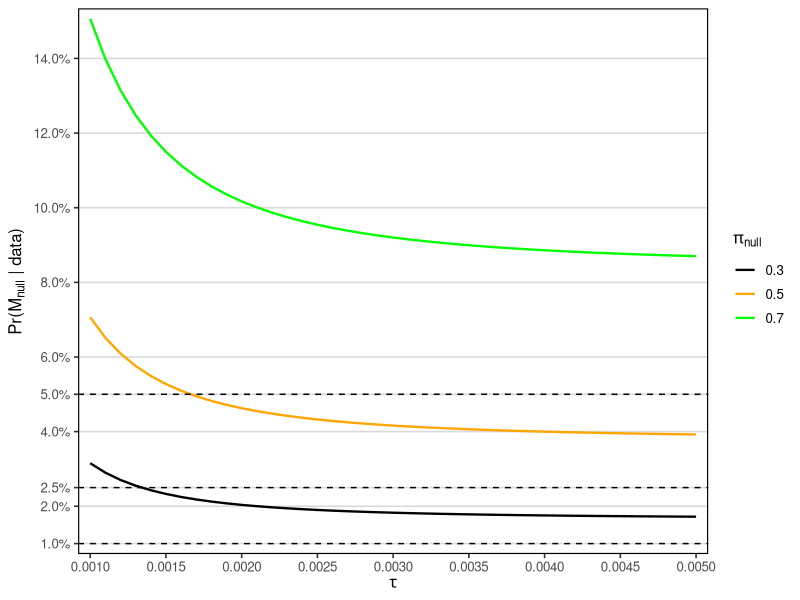

Source code (R):
require("tidyverse")

# ---- Read the data ----
df <- read_csv("USA_INVESTMENT_MONTHLY_VW_CAP_1963_2024.csv",
               col_types = cols())

# ---- Define sample windows ----
original_start <- 196307
original_end   <- 199407
replication_start  <- 199408
replication_end    <- 202412

# ---- Original-sample variables (7/1963 to 7/1994) ----
y_original <- df %>%
  filter(date >= original_start, date <= original_end) %>%
  pull(ret)

X_original <- df %>%
  filter(date >= original_start, date <= original_end) %>%
  select(Mkt_RF, SMB, HML, RMW, CMA)

# ---- Replication-sample variables (8/1994 to 12/2024) ----
y_replication <- df %>%
  filter(date >= replication_start, date <= replication_end) %>%
  pull(ret)

X_replication <- df %>%
  filter(date >= replication_start, date <= replication_end) %>%
  select(Mkt_RF, SMB, HML, RMW, CMA)

# ---- Posterior Inference ----
log_integrate <- function(f, lower, upper, rel.tol = 1e-12) {
  ## numerically integrate exp(log f) on a log scale
  g <- function(x) exp(f(x))        # recover the original scale for integrate
  stats::integrate(g, lower, upper, rel.tol = rel.tol)$value
}

posterior_null_prob <- function(y, X, pi_null = 0.5, tau = 1) {
  ## 1 — OLS estimates
  y <- as.vector(y);   X <- as.matrix(X)
  Xd <- cbind(1, X)                    # add intercept
  n  <- nrow(Xd);     p  <- ncol(Xd) - 1
  bh <- solve(crossprod(Xd), crossprod(Xd, y))
  resid <- y - Xd %*% bh
  df  <- n - p - 1
  s2  <- sum(resid^2) / df
  Vb  <- s2 * solve(crossprod(Xd))
  b0  <- as.numeric(bh[1]);      se0 <- sqrt(Vb[1,1])
  nu  <- df                      # Student-t df
  
  ## 2 — log-densities
  log_tdens  <- function(b) dt((b - b0)/se0, df = nu, log = TRUE) - log(se0)
  log_prior  <- function(b) log(2) + dnorm(b, sd = tau, log = TRUE)
  
  ## 3 — evidence on each half-line (log-sum-exp inside integrator)
  log_int_fun <- function(side) {
    function(b) log_tdens(b) + log_prior(b)          # log integrand
  }
  E0 <- pi_null * log_integrate(log_int_fun("neg"), -Inf, 0)
  E1 <- (1 - pi_null) * log_integrate(log_int_fun("pos"), 0,  Inf)
  
  ## 4 — posterior null probability
  post_M_null <- E0 / (E0 + E1)
  return(post_M_null)
}

## posterior null probability - original sample
posterior_null_prob(y=y_original, 
                    X=X_original, 
                    pi_null = 0.5,
                    tau=0.0041)
## [1] 5.796415e-16

## posterior null probability - replication sample
posterior_null_prob(y=y_replication, 
                    X=X_replication, 
                    pi_null = 0.7,
                    tau=0.0041)
## [1] 0.08838085

# ---- Sensitivity check for τ ---- 
## 1. Grid of τ values
tau_grid <- seq(from = 0.001, to = 0.005, by = 0.0001)

## 2. Vector of π_null values to examine
pi_null_grid <- c(0.30, 0.50, 0.70)

## 3. Evaluate Pr(M0 | data) for every (π_null, τ) pair
sensitivity_tau <- do.call(
  rbind,
  lapply(pi_null_grid, function(pp) {
    post_vals <- sapply(
      tau_grid,
      function(tt)
        posterior_null_prob(
          y   = y_replication,
          X   = X_replication,
          pi_null = pp,
          tau = tt
        )
    )
    data.frame(
      tau     = tau_grid,
      pi_null     = pp,
      post_M_null = post_vals
    )
  })
)

## 4. Inspect the combined data-frame
head(sensitivity_tau)
##      tau pi_null    post_M_null
## 1 0.0010 0.3 0.03154233
## 2 0.0011 0.3 0.02900435
## ...

## 'sensitivity_tau' now contains one row per τ–π_null combination
## with columns: tau, pi_null, post_M_null

## ---------------------------------------------------------------------------
## Function :  plot_sensitivity_tau
## Purpose  :  Overlay sensitivity curves of Pr(M0 | data) vs τ for
##             three prior weights (π_null = 0.3, 0.5, 0.7)
## ---------------------------------------------------------------------------
plot_sensitivity_tau <- function(df) {
  stopifnot(all(c("tau", "pi_null", "post_M_null") %in% names(df)))
  library(ggplot2)
  
  ## axis breaks (ensure 2.5 % and 1 % appear)
  pretty_y  <- scales::pretty_breaks(n = 6)(df$post_M_null)
  
  y_breaks <- sort(unique(c(scales::pretty_breaks(n = 6)(df$post_M_null),
                            0.05, 0.025, 0.01)))
  
  ggplot(df, aes(x = tau, y = post_M_null, colour = as.factor(pi_null))) +
    geom_line(linewidth = 0.8) +
    ## reference lines ------------------------------------------------------
  geom_hline(yintercept = 0.05,
             linetype   = "dashed",
             colour     = "black") +
    geom_hline(yintercept = 0.025,
               linetype   = "dashed",
               colour     = "black") +
    geom_hline(yintercept = 0.01,
               linetype   = "dashed",
               colour     = "black") +
    ## axes -----------------------------------------------------------------
  scale_y_continuous(
    breaks = y_breaks,
    labels = scales::percent_format(accuracy = 0.1),
    expand = expansion(mult = c(0.02, 0.02))
  ) +
    scale_x_continuous(
      breaks = scales::pretty_breaks(n = 6),
      expand = expansion(mult = c(0.02, 0.02))
    ) +
    ## legend & labels ------------------------------------------------------
  scale_colour_manual(
    values = c("0.3" = "black", "0.5" = "orange", "0.7" = "green"),
    name   = expression(pi[null])
  ) +
    labs(
      x = expression(tau),
      y = expression("Pr(" * M[null] * " | data)")
    ) +
    ## theme ----------------------------------------------------------------
  theme_bw(base_size = 12) +
    theme(
      panel.border       = element_rect(colour = "black", fill = NA, linewidth = 0.8),
      panel.grid.major.y = element_line(colour = "grey85"),
      panel.grid.major.x = element_blank(),
      panel.grid.minor   = element_blank(),
      plot.title         = element_text(face = "bold"),
      legend.position    = "right"
    )
}

Figure1 <- plot_sensitivity_tau(sensitivity_tau)
print(Figure1)
